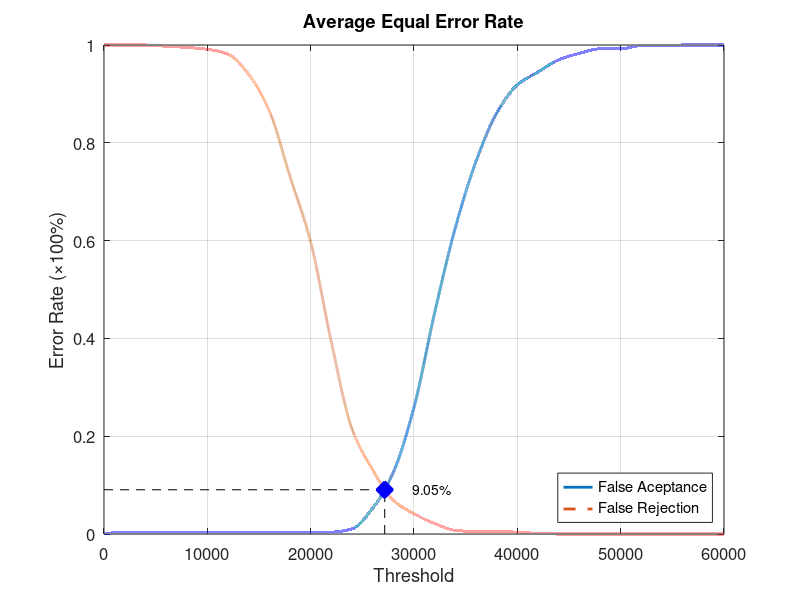
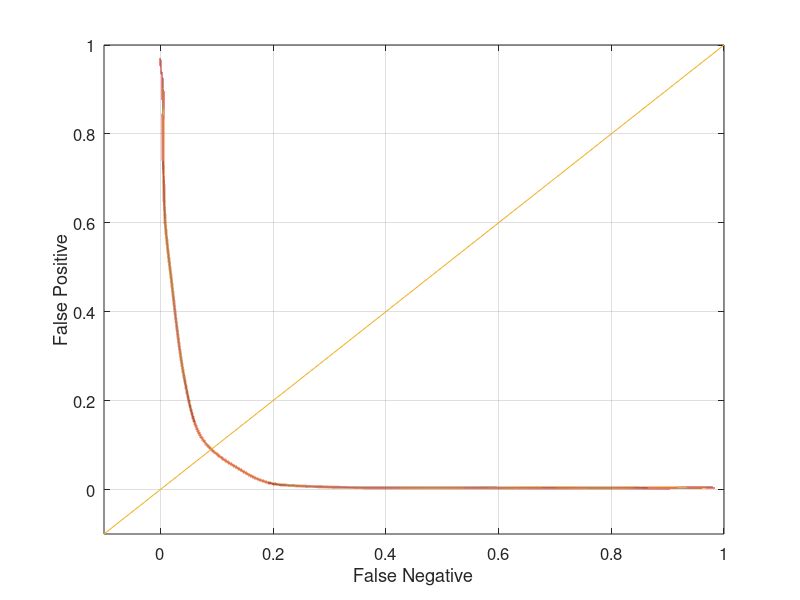

Write MATLAB code to recreate these figures, in order.
function yEER = Experiment5Average
close all;
clear;
clc;
x = 0:2000:60000;
xq = 0:0.5:60000;

y0 = [0 0.00394737 0.00394737 0.00394737 0.00394737 0.00394737 0.00394737 0.00394737 0.00394737 0.00394737 0.00394737 0.00394737 0.0105263 0.0526316 0.126316 0.259211 0.452632 0.626316 0.761842 0.860526 0.918421 0.944737 0.969737 0.982895 0.992105 0.992105 0.998684 0.998684 1 1 1];
yy0 = interp1(x, y0, xq, 'pchip');
y1 = [1 1 1 0.9975 0.995 0.99125 0.98125 0.94 0.865 0.73125 0.5975 0.3925 0.215 0.13125 0.06875 0.04125 0.02125 0.0075 0.005 0.005 0.00375 0.00125 0 0 0 0 0 0 0 0 0];
yy1 = interp1(x, y1, xq, 'pchip');

% Calculating EER: 
y2 = abs(y0 - y1);
find(y2 == min(y2))
yy2 = abs(yy0 - yy1);
xEER = find(yy2 == min(yy2));
xEERIndex = xq(xEER) % X-axis EER
yEER = yy0(xEER) % Y-axis EER

main = figure
plot(xq, yy0,'-','LineWidth', 2);	hold on
plot(xq, yy1,'--','LineWidth', 2);	hold on
plot([xEERIndex xEERIndex], [0 yEER], 'k--');	hold on
plot([0 xEERIndex], [yEER yEER], 'k--');	hold on
plot(xEERIndex, yEER, 'bx', 'LineWidth', 10);	hold on
text(xEERIndex + 10 * xEERIndex / 100, yEER, [num2str(round((10000 * yEER)) / 100) '%'])
legend('False Aceptance', 'False Rejection', 'Location', 'SouthEast')
xlabel('Threshold')
ylabel('Error Rate (\times100%)')
title('Average Equal Error Rate')
set(gca, 'FontSize', 12)
axis([0 60000 0 1])
grid on

print(main, 'Experiment5AverageMain', '-dpng');
FNRxFPR = figure('Color', [1 1 1]);
plot(yy1, yy0, '-', yy1, yy0, 'LineWidth', 2);
hold on
y = -0.1:0.1:1
plot(y, y); 
set(gca, 'FontSize', 12)
xlabel('False Negative')
ylabel('False Positive')
axis([-0.1 1 -0.1 1])
set(gca, 'FontSize', 12)
grid on

print(FNRxFPR, 'Experiment5AverageFNRxFPR','-dpng');
end
